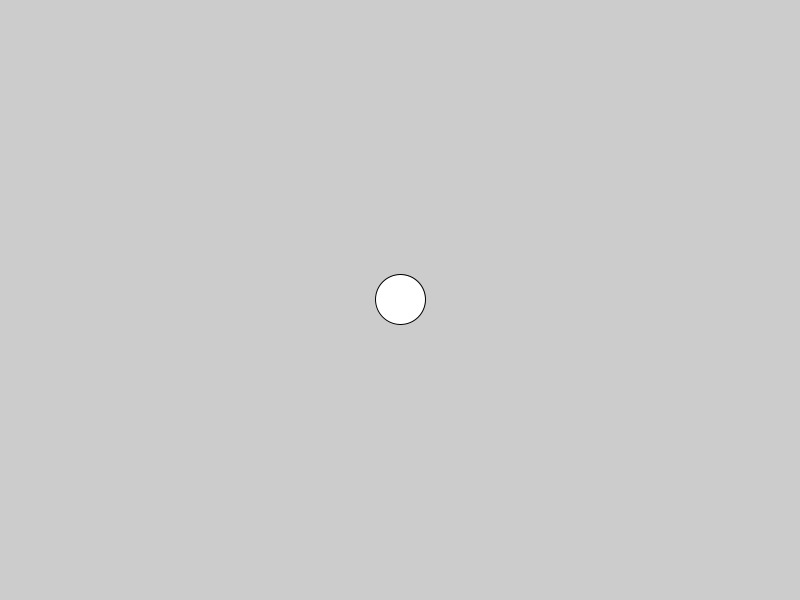
Frame 1 (no input)
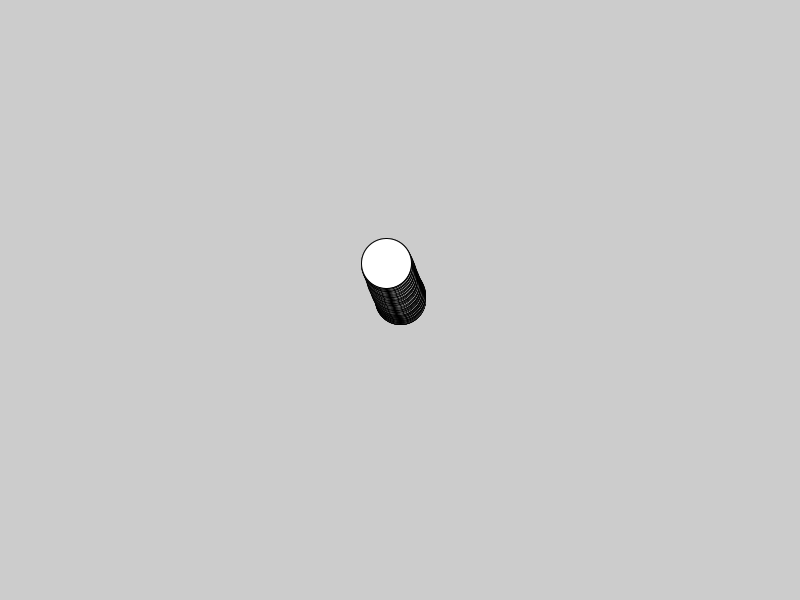
Frame 60 (the mouse pressed at the canvas centre just before this capture)
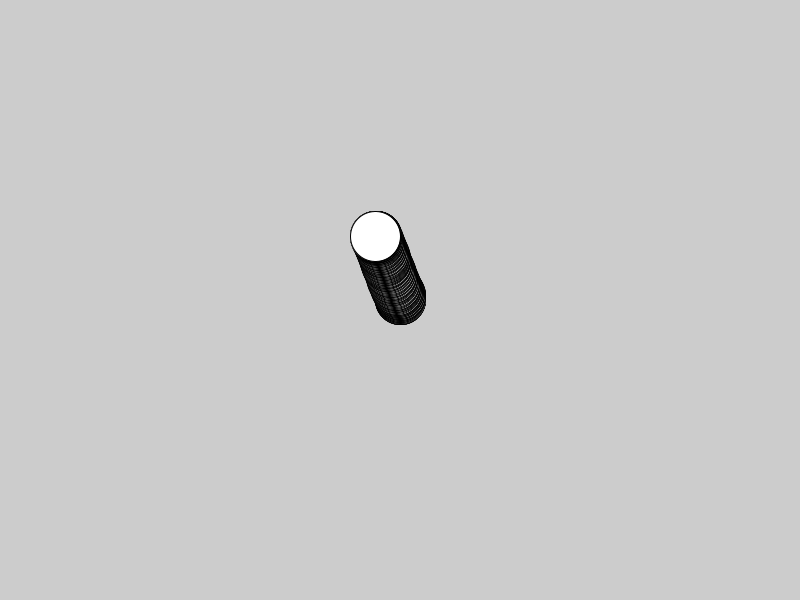
Frame 120 (the mouse held since frame 60 and released just before this capture)

The Processing sketch that drew these frames (run headless with seeded random() and noise(); from frame 60 on, the mouse is pressed at the canvas centre):

// Processing sketch: flegra__wanderer
// ── flegra__wanderer.pde
PVector loc;
PVector vel;
PVector acc;
 int sz= 50;
 
 void setup(){
   size(800,600);
   
  loc = new PVector (width/2, height/2);
  vel= new PVector(0,0);
  acc= new PVector (random(-0.1,0.1), random( -0.1,0.1));
  
   
 }
 
 void draw(){
   acc.set (random(-0.1,0.1),random (-0.1,0.1));

   vel.add(acc);
  
   loc.add(vel);
   
   
   ellipse (loc.x, loc.y, sz,sz);
   
   if (loc.x-sz/2 > width){
     loc.x= -sz/2;}
   
   if (loc.x+ sz/2 <0){
   loc.x=width + sz/2;}
 
   if (loc.y -sz/2 > height){
  loc.y = -sz/2;}

  if (loc.y + sz/2 <0){
    loc.y = height + sz/2;}
   
   
   
 }
